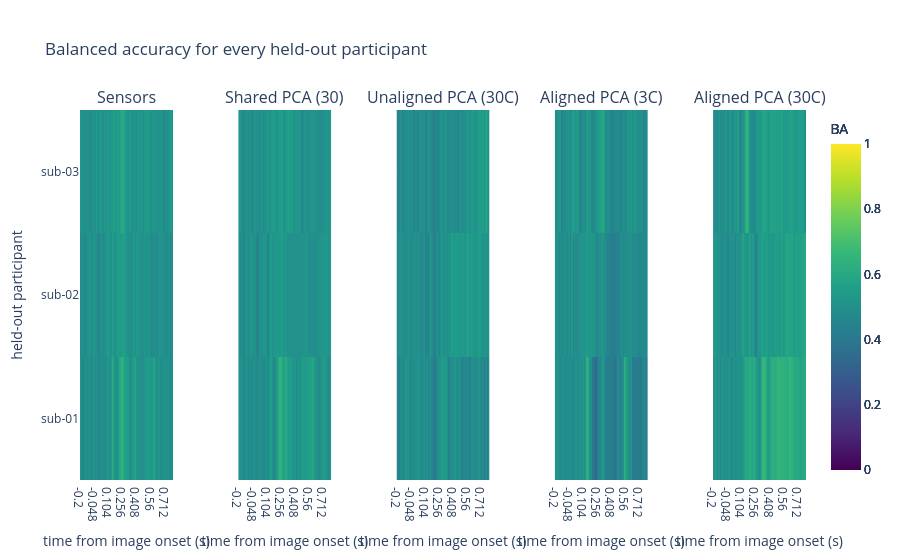

Notebook cell for this chart:
### Code cell
# One heatmap per representation, laid out as a row.
fold_panels = {}
for representation in REPRESENTATION_NAMES:
    rows = metric_rows[metric_rows["Representation"] == representation]
    matrix = rows.pivot(index="Fold", columns="Time", values="Value").sort_index()
    fold_panels[representation] = plot_heatmap(
        matrix.to_numpy(),
        x_labels=matrix.columns.to_numpy(dtype=float),
        y_labels=[f"sub-{held_out_by_fold[int(fold)]}" for fold in matrix.index],
        vmin=0,
        vmax=1,
        title=representation,
        xaxis_title="time from image onset (s)",
        yaxis_title="held-out participant",
        colorbar_label="BA",
    )

fold_heatmaps = facet_figures(
    fold_panels,
    n_cols=len(REPRESENTATION_NAMES),
    title="Balanced accuracy for every held-out participant",
    row_height=max(420, 32 * len(ANALYZED_SUBJECTS) + 200),
)
fold_heatmaps.show()

### Figure 1 — Plotly figure (JSON) as saved in the notebook; plotly's stock layout.template omitted (floating-point values rounded to 4 significant figures; data arrays with more than 128 entries replaced by an {"elided": "..."} marker saying what was removed)
{"data": [{"colorbar": {"title": {"text": "BA"}}, "colorscale": [[0, "#440154"], [0.1111, "#482878"], [0.2222, "#3e4989"], [0.3333, "#31688e"], [0.4444, "#26828e"], [0.5556, "#1f9e89"], [0.6667, "#35b779"], [0.7778, "#6ece58"], [0.8889, "#b5de2b"], [1, "#fde725"]], "showlegend": false, "type": "heatmap", "x": {"elided": "251 str values"}, "xaxis": "x", "y": ["sub-01", "sub-02", "sub-03"], "yaxis": "y", "z": {"elided": "3x251 float values"}, "zmax": 1, "zmin": 0}, {"colorbar": {"title": {"text": "BA"}}, "colorscale": [[0, "#440154"], [0.1111, "#482878"], [0.2222, "#3e4989"], [0.3333, "#31688e"], [0.4444, "#26828e"], [0.5556, "#1f9e89"], [0.6667, "#35b779"], [0.7778, "#6ece58"], [0.8889, "#b5de2b"], [1, "#fde725"]], "showlegend": false, "type": "heatmap", "x": {"elided": "251 str values"}, "xaxis": "x2", "y": ["sub-01", "sub-02", "sub-03"], "yaxis": "y2", "z": {"elided": "3x251 float values"}, "zmax": 1, "zmin": 0}, {"colorbar": {"title": {"text": "BA"}}, "colorscale": [[0, "#440154"], [0.1111, "#482878"], [0.2222, "#3e4989"], [0.3333, "#31688e"], [0.4444, "#26828e"], [0.5556, "#1f9e89"], [0.6667, "#35b779"], [0.7778, "#6ece58"], [0.8889, "#b5de2b"], [1, "#fde725"]], "showlegend": false, "type": "heatmap", "x": {"elided": "251 str values"}, "xaxis": "x3", "y": ["sub-01", "sub-02", "sub-03"], "yaxis": "y3", "z": {"elided": "3x251 float values"}, "zmax": 1, "zmin": 0}, {"colorbar": {"title": {"text": "BA"}}, "colorscale": [[0, "#440154"], [0.1111, "#482878"], [0.2222, "#3e4989"], [0.3333, "#31688e"], [0.4444, "#26828e"], [0.5556, "#1f9e89"], [0.6667, "#35b779"], [0.7778, "#6ece58"], [0.8889, "#b5de2b"], [1, "#fde725"]], "showlegend": false, "type": "heatmap", "x": {"elided": "251 str values"}, "xaxis": "x4", "y": ["sub-01", "sub-02", "sub-03"], "yaxis": "y4", "z": {"elided": "3x251 float values"}, "zmax": 1, "zmin": 0}, {"colorbar": {"title": {"text": "BA"}}, "colorscale": [[0, "#440154"], [0.1111, "#482878"], [0.2222, "#3e4989"], [0.3333, "#31688e"], [0.4444, "#26828e"], [0.5556, "#1f9e89"], [0.6667, "#35b779"], [0.7778, "#6ece58"], [0.8889, "#b5de2b"], [1, "#fde725"]], "showlegend": false, "type": "heatmap", "x": {"elided": "251 str values"}, "xaxis": "x5", "y": ["sub-01", "sub-02", "sub-03"], "yaxis": "y5", "z": {"elided": "3x251 float values"}, "zmax": 1, "zmin": 0}], "layout": {"annotations": [{"font": {"size": 16}, "showarrow": false, "text": "Sensors", "x": 0.064, "xanchor": "center", "xref": "paper", "y": 1, "yanchor": "bottom", "yref": "paper"}, {"font": {"size": 16}, "showarrow": false, "text": "Shared PCA (30)", "x": 0.282, "xanchor": "center", "xref": "paper", "y": 1, "yanchor": "bottom", "yref": "paper"}, {"font": {"size": 16}, "showarrow": false, "text": "Unaligned PCA (30C)", "x": 0.5, "xanchor": "center", "xref": "paper", "y": 1, "yanchor": "bottom", "yref": "paper"}, {"font": {"size": 16}, "showarrow": false, "text": "Aligned PCA (3C)", "x": 0.718, "xanchor": "center", "xref": "paper", "y": 1, "yanchor": "bottom", "yref": "paper"}, {"font": {"size": 16}, "showarrow": false, "text": "Aligned PCA (30C)", "x": 0.936, "xanchor": "center", "xref": "paper", "y": 1, "yanchor": "bottom", "yref": "paper"}], "height": 560, "legend": {"orientation": "h", "y": -0.12, "yanchor": "bottom"}, "margin": {"t": 110}, "title": {"text": "Balanced accuracy for every held-out participant"}, "xaxis": {"anchor": "y", "domain": [0, 0.128], "title": {"text": "time from image onset (s)"}}, "xaxis2": {"anchor": "y2", "domain": [0.218, 0.346], "title": {"text": "time from image onset (s)"}}, "xaxis3": {"anchor": "y3", "domain": [0.436, 0.564], "title": {"text": "time from image onset (s)"}}, "xaxis4": {"anchor": "y4", "domain": [0.654, 0.782], "title": {"text": "time from image onset (s)"}}, "xaxis5": {"anchor": "y5", "domain": [0.872, 1], "title": {"text": "time from image onset (s)"}}, "yaxis": {"anchor": "x", "domain": [0, 1], "title": {"text": "held-out participant"}}, "yaxis2": {"anchor": "x2", "domain": [0, 1], "matches": "y", "showticklabels": false}, "yaxis3": {"anchor": "x3", "domain": [0, 1], "matches": "y", "showticklabels": false}, "yaxis4": {"anchor": "x4", "domain": [0, 1], "matches": "y", "showticklabels": false}, "yaxis5": {"anchor": "x5", "domain": [0, 1], "matches": "y", "showticklabels": false}}}
